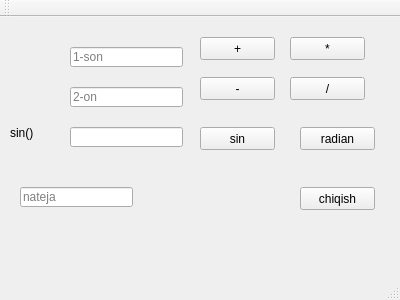
<?xml version="1.0" encoding="UTF-8"?>
<ui version="4.0">
 <class>MainWindow</class>
 <widget class="QMainWindow" name="MainWindow">
  <property name="geometry">
   <rect>
    <x>0</x>
    <y>0</y>
    <width>400</width>
    <height>300</height>
   </rect>
  </property>
  <property name="windowTitle">
   <string>MainWindow</string>
  </property>
  <property name="styleSheet">
   <string notr="true"/>
  </property>
  <widget class="QWidget" name="centralWidget">
   <widget class="QLineEdit" name="lineEdit">
    <property name="geometry">
     <rect>
      <x>70</x>
      <y>30</y>
      <width>113</width>
      <height>20</height>
     </rect>
    </property>
    <property name="text">
     <string/>
    </property>
    <property name="placeholderText">
     <string>1-son</string>
    </property>
   </widget>
   <widget class="QLineEdit" name="lineEdit_2">
    <property name="geometry">
     <rect>
      <x>70</x>
      <y>70</y>
      <width>113</width>
      <height>20</height>
     </rect>
    </property>
    <property name="text">
     <string/>
    </property>
    <property name="placeholderText">
     <string>2-on</string>
    </property>
   </widget>
   <widget class="QLineEdit" name="lineEdit_3">
    <property name="geometry">
     <rect>
      <x>20</x>
      <y>170</y>
      <width>113</width>
      <height>20</height>
     </rect>
    </property>
    <property name="text">
     <string/>
    </property>
    <property name="placeholderText">
     <string>nateja</string>
    </property>
   </widget>
   <widget class="QPushButton" name="pushButton">
    <property name="geometry">
     <rect>
      <x>200</x>
      <y>20</y>
      <width>75</width>
      <height>23</height>
     </rect>
    </property>
    <property name="text">
     <string>+</string>
    </property>
   </widget>
   <widget class="QPushButton" name="pushButton_2">
    <property name="geometry">
     <rect>
      <x>200</x>
      <y>60</y>
      <width>75</width>
      <height>23</height>
     </rect>
    </property>
    <property name="text">
     <string>-</string>
    </property>
   </widget>
   <widget class="QPushButton" name="pushButton_3">
    <property name="geometry">
     <rect>
      <x>290</x>
      <y>20</y>
      <width>75</width>
      <height>23</height>
     </rect>
    </property>
    <property name="text">
     <string>*</string>
    </property>
   </widget>
   <widget class="QPushButton" name="pushButton_4">
    <property name="geometry">
     <rect>
      <x>290</x>
      <y>60</y>
      <width>75</width>
      <height>23</height>
     </rect>
    </property>
    <property name="text">
     <string>/</string>
    </property>
   </widget>
   <widget class="QPushButton" name="pushButton_5">
    <property name="geometry">
     <rect>
      <x>200</x>
      <y>110</y>
      <width>75</width>
      <height>23</height>
     </rect>
    </property>
    <property name="text">
     <string>sin</string>
    </property>
   </widget>
   <widget class="QPushButton" name="pushButton_6">
    <property name="geometry">
     <rect>
      <x>300</x>
      <y>110</y>
      <width>75</width>
      <height>23</height>
     </rect>
    </property>
    <property name="text">
     <string>radian</string>
    </property>
   </widget>
   <widget class="QLineEdit" name="lineEdit_4">
    <property name="geometry">
     <rect>
      <x>70</x>
      <y>110</y>
      <width>113</width>
      <height>20</height>
     </rect>
    </property>
    <property name="text">
     <string/>
    </property>
   </widget>
   <widget class="QLabel" name="label">
    <property name="geometry">
     <rect>
      <x>10</x>
      <y>100</y>
      <width>47</width>
      <height>31</height>
     </rect>
    </property>
    <property name="text">
     <string>sin()</string>
    </property>
   </widget>
   <widget class="QPushButton" name="pushButton_7">
    <property name="geometry">
     <rect>
      <x>300</x>
      <y>170</y>
      <width>75</width>
      <height>23</height>
     </rect>
    </property>
    <property name="text">
     <string>chiqish</string>
    </property>
   </widget>
  </widget>
  <widget class="QMenuBar" name="menuBar">
   <property name="geometry">
    <rect>
     <x>0</x>
     <y>0</y>
     <width>400</width>
     <height>21</height>
    </rect>
   </property>
  </widget>
  <widget class="QToolBar" name="mainToolBar">
   <attribute name="toolBarArea">
    <enum>TopToolBarArea</enum>
   </attribute>
   <attribute name="toolBarBreak">
    <bool>false</bool>
   </attribute>
  </widget>
  <widget class="QStatusBar" name="statusBar"/>
 </widget>
 <layoutdefault spacing="6" margin="11"/>
 <resources/>
 <connections/>
</ui>
